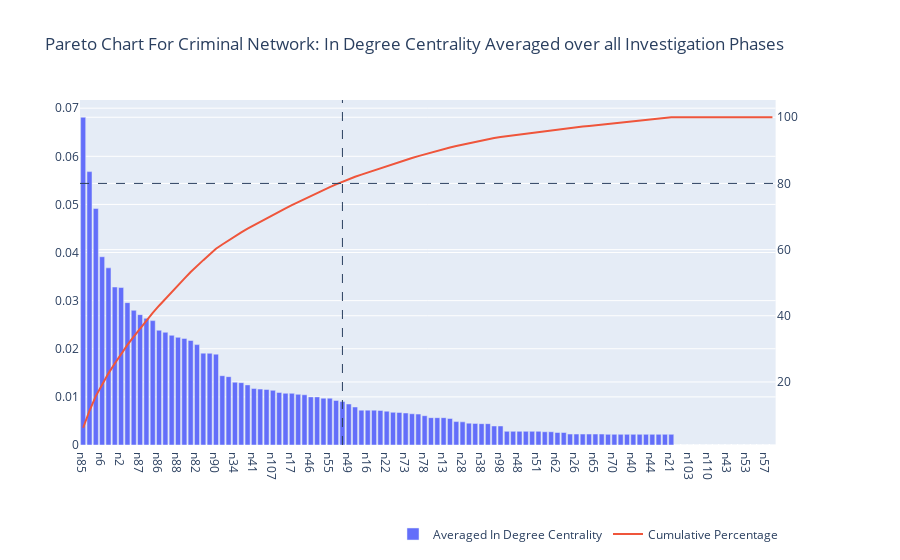

Here is the notebook cell this chart was saved with:
### Code cell
fig = make_subplots(specs=[[{"secondary_y": True}]])
fig.add_trace(
    go.Bar(
        x = dc_frame.player,
        y = dc_frame.averaged_in_degree_centrality,
        name = "Averaged In Degree Centrality"
    ),
    secondary_y = False
)
fig.add_trace(
    go.Scatter(
        x = dc_frame.player,
        y = dc_frame.cumulative_percent,
        name = "Cumulative Percentage"
    ),
    secondary_y = True
)
fig.add_hline(
    y = 80,
    secondary_y = True,
    line_width=1,
    line_dash="dash"
)
fig.add_vline(
    x = 'n27',
    secondary_y = True,
    line_width=1,
    line_dash="dash"
)
fig.update_layout(legend=dict(
    orientation="h",
    # entrywidth=70,
    yanchor="bottom",
    y=-0.3,
    xanchor="right",
    x=0.95
))
fig.update_layout(
    title_text = "Pareto Chart For Criminal Network: In Degree Centrality Averaged over all Investigation Phases"
)
fig.show()

### Figure 1 — Plotly figure (JSON) as saved in the notebook; plotly's stock layout.template omitted (floating-point values rounded to 4 significant figures)
{"data": [{"name": "Averaged In Degree Centrality", "type": "bar", "x": ["n85", "n8", "n76", "n6", "n9", "n12", "n2", "n3", "n5", "n87", "n14", "n83", "n86", "n11", "n4", "n88", "n19", "n7", "n82", "n81", "n89", "n90", "n77", "n52", "n34", "n84", "n79", "n41", "n37", "n31", "n107", "n18", "n10", "n17", "n20", "n64", "n46", "n96", "n47", "n55", "n15", "n27", "n49", "n35", "n36", "n16", "n59", "n105", "n22", "n56", "n93", "n73", "n54", "n25", "n78", "n106", "n32", "n13", "n30", "n61", "n28", "n102", "n58", "n38", "n24", "n97", "n98", "n63", "n99", "n48", "n50", "n109", "n51", "n29", "n101", "n62", "n74", "n72", "n26", "n92", "n94", "n65", "n66", "n71", "n70", "n23", "n39", "n40", "n42", "n91", "n44", "n67", "n95", "n21", "n104", "n108", "n103", "n100", "n80", "n110", "n33", "n60", "n43", "n45", "n75", "n53", "n69", "n68", "n57", "n1"], "xaxis": "x", "y": [0.06812, 0.05682, 0.04915, 0.03913, 0.03681, 0.03284, 0.03272, 0.02959, 0.028, 0.02709, 0.02633, 0.02585, 0.02384, 0.02343, 0.0228, 0.02238, 0.02215, 0.02172, 0.02086, 0.01909, 0.01906, 0.01888, 0.01441, 0.0142, 0.01305, 0.01296, 0.0125, 0.01173, 0.01162, 0.01155, 0.01136, 0.01092, 0.01075, 0.01074, 0.01053, 0.01045, 0.01, 0.01, 0.009726, 0.009726, 0.00927, 0.009035, 0.008523, 0.007899, 0.007245, 0.007245, 0.007245, 0.007189, 0.007032, 0.006793, 0.006763, 0.006652, 0.006494, 0.006429, 0.006094, 0.005682, 0.005682, 0.005682, 0.00551, 0.00487, 0.004815, 0.004545, 0.00449, 0.004435, 0.004435, 0.003953, 0.003953, 0.002841, 0.002841, 0.002841, 0.002841, 0.002841, 0.002841, 0.002755, 0.002755, 0.002597, 0.002597, 0.002273, 0.002273, 0.002273, 0.002273, 0.002273, 0.002273, 0.002217, 0.002217, 0.002217, 0.002217, 0.002217, 0.002217, 0.002217, 0.002217, 0.002217, 0.002217, 0.002217, 0, 0, 0, 0, 0, 0, 0, 0, 0, 0, 0, 0, 0, 0, 0, 0], "yaxis": "y"}, {"name": "Cumulative Percentage", "type": "scatter", "x": ["n85", "n8", "n76", "n6", "n9", "n12", "n2", "n3", "n5", "n87", "n14", "n83", "n86", "n11", "n4", "n88", "n19", "n7", "n82", "n81", "n89", "n90", "n77", "n52", "n34", "n84", "n79", "n41", "n37", "n31", "n107", "n18", "n10", "n17", "n20", "n64", "n46", "n96", "n47", "n55", "n15", "n27", "n49", "n35", "n36", "n16", "n59", "n105", "n22", "n56", "n93", "n73", "n54", "n25", "n78", "n106", "n32", "n13", "n30", "n61", "n28", "n102", "n58", "n38", "n24", "n97", "n98", "n63", "n99", "n48", "n50", "n109", "n51", "n29", "n101", "n62", "n74", "n72", "n26", "n92", "n94", "n65", "n66", "n71", "n70", "n23", "n39", "n40", "n42", "n91", "n44", "n67", "n95", "n21", "n104", "n108", "n103", "n100", "n80", "n110", "n33", "n60", "n43", "n45", "n75", "n53", "n69", "n68", "n57", "n1"], "xaxis": "x", "y": [6.155, 11.29, 15.73, 19.27, 22.59, 25.56, 28.52, 31.19, 33.72, 36.17, 38.55, 40.89, 43.04, 45.16, 47.22, 49.24, 51.24, 53.2, 55.09, 56.81, 58.54, 60.24, 61.55, 62.83, 64.01, 65.18, 66.31, 67.37, 68.42, 69.46, 70.49, 71.48, 72.45, 73.42, 74.37, 75.31, 76.22, 77.12, 78.0, 78.88, 79.72, 80.53, 81.3, 82.02, 82.67, 83.33, 83.98, 84.63, 85.27, 85.88, 86.49, 87.09, 87.68, 88.26, 88.81, 89.32, 89.84, 90.35, 90.85, 91.29, 91.72, 92.13, 92.54, 92.94, 93.34, 93.7, 94.06, 94.31, 94.57, 94.83, 95.08, 95.34, 95.6, 95.85, 96.09, 96.33, 96.56, 96.77, 96.97, 97.18, 97.39, 97.59, 97.8, 98.0, 98.2, 98.4, 98.6, 98.8, 99.0, 99.2, 99.4, 99.6, 99.8, 100.0, 100.0, 100.0, 100.0, 100.0, 100.0, 100.0, 100.0, 100.0, 100.0, 100.0, 100.0, 100.0, 100.0, 100.0, 100.0, 100.0], "yaxis": "y2"}], "layout": {"legend": {"orientation": "h", "x": 0.95, "xanchor": "right", "y": -0.3, "yanchor": "bottom"}, "shapes": [{"line": {"dash": "dash", "width": 1}, "type": "line", "x0": 0, "x1": 1, "xref": "x domain", "y0": 80, "y1": 80, "yref": "y2"}, {"line": {"dash": "dash", "width": 1}, "type": "line", "x0": "n27", "x1": "n27", "xref": "x", "y0": 0, "y1": 1, "yref": "y2 domain"}], "title": {"text": "Pareto Chart For Criminal Network: In Degree Centrality Averaged over all Investigation Phases"}, "xaxis": {"anchor": "y", "domain": [0, 0.94]}, "yaxis": {"anchor": "x", "domain": [0, 1]}, "yaxis2": {"anchor": "x", "overlaying": "y", "side": "right"}}}
